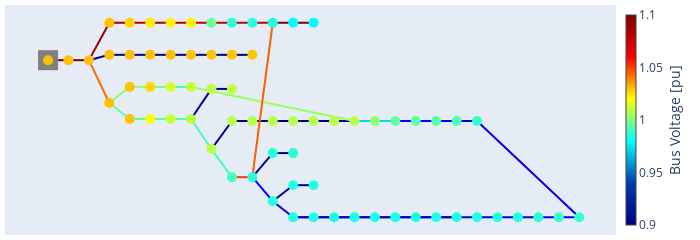

This figure's notebook cell:
### Code cell
network.switch.loc[:, "closed"] = True
pp.runpp(network)
pp.plotting.plotly.pf_res_plotly(network, auto_open=False)
